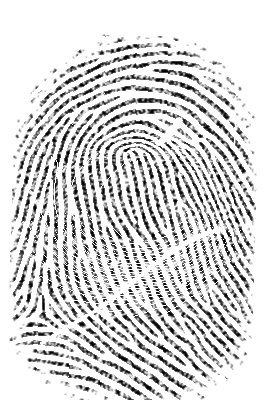
#> input picture train/1.jpg, 275 x 400 px, found by its file name
$ jupyter execute --allow-errors sample.ipynb   (older library calls are emulated)
#> lines starting #> are read from the running program, lines starting #| are printed output that depends on the picture; after the words box and inside, x2 and y2 are one past the last pixel; in counts of white or black regions, pixels touching at a corner belong together
#> in main, img is the input picture: shape (400, 275); min 0, max 255, mean 215.3
### enhance/ridge_segment.py
# -*- coding: utf-8 -*-
"""
Created on Mon Apr 18 23:04:30 2016

@author: utkarsh
"""


# RIDGESEGMENT - Normalises fingerprint image and segments ridge region
#
# Function identifies ridge regions of a fingerprint image and returns a
# mask identifying this region.  It also normalises the intesity values of
# the image so that the ridge regions have zero mean, unit standard
# deviation.
#
# This function breaks the image up into blocks of size blksze x blksze and
# evaluates the standard deviation in each region.  If the standard
# deviation is above the threshold it is deemed part of the fingerprint.
# Note that the image is normalised to have zero mean, unit standard
# deviation prior to performing this process so that the threshold you
# specify is relative to a unit standard deviation.
#
# Usage:   [normim, mask, maskind] = ridgesegment(im, blksze, thresh)
#
# Arguments:   im     - Fingerprint image to be segmented.
#              blksze - Block size over which the the standard
#                       deviation is determined (try a value of 16).
#              thresh - Threshold of standard deviation to decide if a
#                       block is a ridge region (Try a value 0.1 - 0.2)
#
# Returns:     normim - Image where the ridge regions are renormalised to
#                       have zero mean, unit standard deviation.
#              mask   - Mask indicating ridge-like regions of the image,
#                       0 for non ridge regions, 1 for ridge regions.
#              maskind - Vector of indices of locations within the mask.
#
# Suggested values for a 500dpi fingerprint image:
#
#   [normim, mask, maskind] = ridgesegment(im, 16, 0.1)
#
# See also: RIDGEORIENT, RIDGEFREQ, RIDGEFILTER

### REFERENCES

# Peter Kovesi
# School of Computer Science & Software Engineering
# The University of Western Australia
# pk at csse uwa edu au
# http://www.csse.uwa.edu.au/~pk


import numpy as np
import cv2

def normalise(img,mean,std):
    normed = (img - np.mean(img))/(np.std(img));
    return(normed)

def ridge_segment(im,blksze,thresh):

#> called with blksze = 16, thresh = 0.1
    rows, cols = im.shape

    im = normalise(im,0,1)    # normalise to get zero mean and unit standard deviation


    new_rows =  np.int(blksze * np.ceil((np.float(rows))/(np.float(blksze))))
    new_cols =  np.int(blksze * np.ceil((np.float(cols))/(np.float(blksze))))

    padded_img = np.zeros((new_rows,new_cols));
    stddevim = np.zeros((new_rows,new_cols));

    padded_img[0:rows][:,0:cols] = im;

    for i in range(0,new_rows,blksze):
        for j in range(0,new_cols,blksze):
            block = padded_img[i:i+blksze][:,j:j+blksze];

            stddevim[i:i+blksze][:,j:j+blksze] = np.std(block)*np.ones(block.shape)
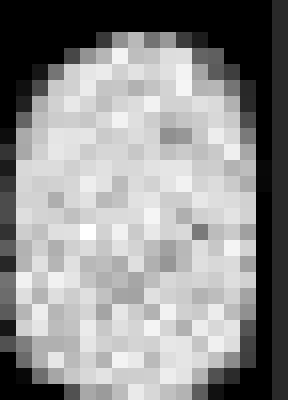
#> stddevim: shape (400, 288) float64; min 0, max 1.36, mean 0.765; drawn with min black and max white

    stddevim = stddevim[0:rows][:,0:cols]
#> stddevim: shape (400, 275) float64

    mask = stddevim > thresh;
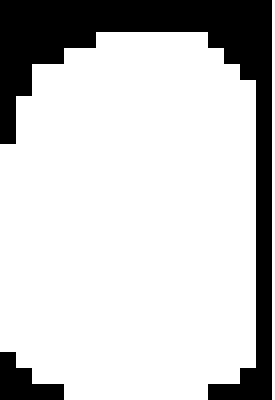
#> mask: shape (400, 275) bool; 78.8% white; 2 black regions, box (x1, y1, x2, y2) and area: (0, 0, 272, 400) 21504, (0, 352, 64, 400) 1792

    mean_val = np.mean(im[mask]);
#> mean_val = -0.151

    std_val = np.std(im[mask]);
#> std_val = 1.08

    normim = (im - mean_val)/(std_val);

    return(normim,mask)

### enhance/ridge_orient.py
# -*- coding: utf-8 -*-
"""
Created on Tue Apr 19 11:31:54 2016

@author: utkarsh
"""


# RIDGEORIENT - Estimates the local orientation of ridges in a fingerprint
#
# Usage:  [orientim, reliability, coherence] = ridgeorientation(im, gradientsigma,...
#                                             blocksigma, ...
#                                             orientsmoothsigma)
#
# Arguments:  im                - A normalised input image.
#             gradientsigma     - Sigma of the derivative of Gaussian
#                                 used to compute image gradients.
#             blocksigma        - Sigma of the Gaussian weighting used to
#                                 sum the gradient moments.
#             orientsmoothsigma - Sigma of the Gaussian used to smooth
#                                 the final orientation vector field.
#                                 Optional: if ommitted it defaults to 0
#
# Returns:    orientim          - The orientation image in radians.
#                                 Orientation values are +ve clockwise
#                                 and give the direction *along* the
#                                 ridges.
#             reliability       - Measure of the reliability of the
#                                 orientation measure.  This is a value
#                                 between 0 and 1. I think a value above
#                                 about 0.5 can be considered 'reliable'.
#                                 reliability = 1 - Imin./(Imax+.001);
#             coherence         - A measure of the degree to which the local
#                                 area is oriented.
#                                 coherence = ((Imax-Imin)./(Imax+Imin)).^2;
#
# With a fingerprint image at a 'standard' resolution of 500dpi suggested
# parameter values might be:
#
#    [orientim, reliability] = ridgeorient(im, 1, 3, 3);
#
# See also: RIDGESEGMENT, RIDGEFREQ, RIDGEFILTER

### REFERENCES

# May 2003      Original version by Raymond Thai,
# January 2005  Reworked by Peter Kovesi
# October 2011  Added coherence computation and orientsmoothsigma made optional
#
# School of Computer Science & Software Engineering
# The University of Western Australia
# pk at csse uwa edu au
# http://www.csse.uwa.edu.au/~pk


import numpy as np;
import cv2;
from scipy import ndimage;
from scipy import signal

def ridge_orient(im, gradientsigma, blocksigma, orientsmoothsigma):
#> called with gradientsigma = 1, blocksigma = 7, orientsmoothsigma = 7
    rows,cols = im.shape;
#> rows = 400; cols = 275
    #Calculate image gradients.
    sze = np.fix(6*gradientsigma);
    if np.remainder(sze,2) == 0:
        sze = sze+1;

    gauss = cv2.getGaussianKernel(np.int(sze),gradientsigma);
    f = gauss * gauss.T;

    fy,fx = np.gradient(f);     #Gradient of Gaussian

    #Gx = ndimage.convolve(np.double(im),fx);
    #Gy = ndimage.convolve(np.double(im),fy);

    Gx = signal.convolve2d(im,fx,mode='same');
    Gy = signal.convolve2d(im,fy,mode='same');
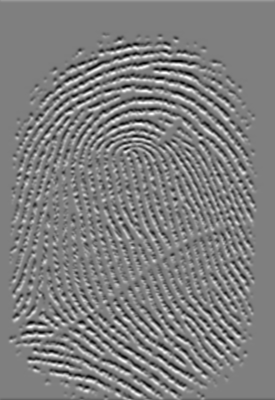
#> Gy: shape (400, 275) float64; min -1.09, max 1.09, mean -0.000231; drawn with min black and max white

    Gxx = np.power(Gx,2);
    Gyy = np.power(Gy,2);
    Gxy = Gx*Gy;

    #Now smooth the covariance data to perform a weighted summation of the data.

    sze = np.fix(6*blocksigma);

    gauss = cv2.getGaussianKernel(np.int(sze),blocksigma);
    f = gauss * gauss.T;

    Gxx = ndimage.convolve(Gxx,f);
    Gyy = ndimage.convolve(Gyy,f);
    Gxy = 2*ndimage.convolve(Gxy,f);
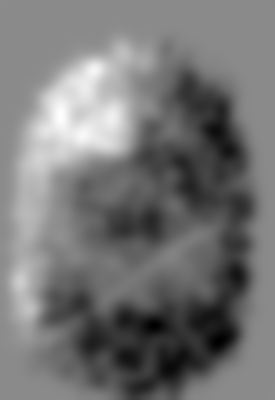
#> Gxy: shape (400, 275) float64; min -0.341, max 0.286, mean -0.051; drawn with min black and max white

    # Analytic solution of principal direction
    denom = np.sqrt(np.power(Gxy,2) + np.power((Gxx - Gyy),2)) + np.finfo(float).eps;
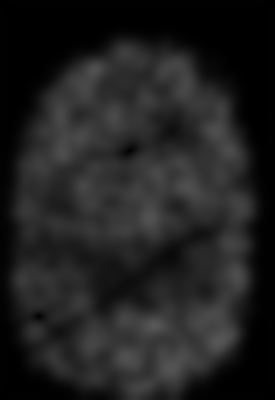
#> denom: shape (400, 275) float64; min 2.22e-16, max 0.342, mean 0.128

    sin2theta = Gxy/denom;            # Sine and cosine of doubled angles
    cos2theta = (Gxx-Gyy)/denom;


    if orientsmoothsigma:
        sze = np.fix(6*orientsmoothsigma);
        if np.remainder(sze,2) == 0:
            sze = sze+1;
        gauss = cv2.getGaussianKernel(np.int(sze),orientsmoothsigma);
        f = gauss * gauss.T;
        cos2theta = ndimage.convolve(cos2theta,f); # Smoothed sine and cosine of
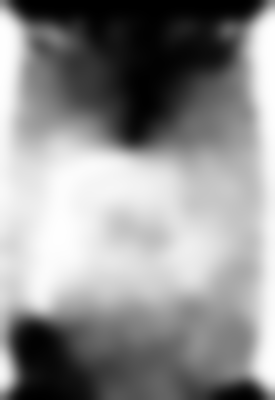
#> cos2theta: shape (400, 275) float64; min -1, max 1, mean 0.124; drawn with min black and max white
        sin2theta = ndimage.convolve(sin2theta,f); # doubled angles
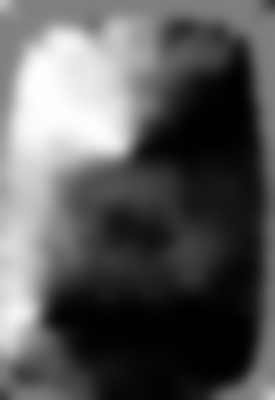
#> sin2theta: shape (400, 275) float64; min -1, max 0.997, mean -0.293; drawn with min black and max white

    orientim = np.pi/2 + np.arctan2(sin2theta,cos2theta)/2;
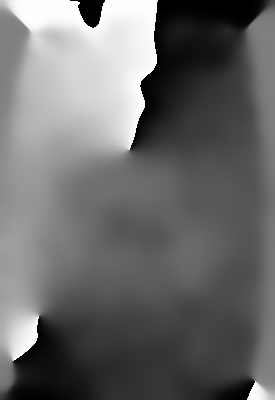
#> orientim: shape (400, 275) float64; min 2.9e-08, max 3.14, mean 1.32; drawn with min black and max white
    return(orientim);

### enhance/ridge_freq.py
# -*- coding: utf-8 -*-
"""
Created on Tue Apr 19 12:14:49 2016

@author: utkarsh
"""


# RIDGEFREQ - Calculates a ridge frequency image
#
# Function to estimate the fingerprint ridge frequency across a
# fingerprint image. This is done by considering blocks of the image and
# determining a ridgecount within each block by a call to FREQEST.
#
# Usage:
#  [freqim, medianfreq] =  ridgefreq(im, mask, orientim, blksze, windsze, ...
#                                    minWaveLength, maxWaveLength)
#
# Arguments:
#         im       - Image to be processed.
#         mask     - Mask defining ridge regions (obtained from RIDGESEGMENT)
#         orientim - Ridge orientation image (obtained from RIDGORIENT)
#         blksze   - Size of image block to use (say 32)
#         windsze  - Window length used to identify peaks. This should be
#                    an odd integer, say 3 or 5.
#         minWaveLength,  maxWaveLength - Minimum and maximum ridge
#                     wavelengths, in pixels, considered acceptable.
#
# Returns:
#         freqim     - An image  the same size as im with  values set to
#                      the estimated ridge spatial frequency within each
#                      image block.  If a  ridge frequency cannot be
#                      found within a block, or cannot be found within the
#                      limits set by min and max Wavlength freqim is set
#                      to zeros within that block.
#         medianfreq - Median frequency value evaluated over all the
#                      valid regions of the image.
#
# Suggested parameters for a 500dpi fingerprint image
#   [freqim, medianfreq] = ridgefreq(im,orientim, 32, 5, 5, 15);
#

# See also: RIDGEORIENT, FREQEST, RIDGESEGMENT

# Reference:
# Hong, L., Wan, Y., and Jain, A. K. Fingerprint image enhancement:
# Algorithm and performance evaluation. IEEE Transactions on Pattern
# Analysis and Machine Intelligence 20, 8 (1998), 777 789.

### REFERENCES

# Peter Kovesi
# School of Computer Science & Software Engineering
# The University of Western Australia
# pk at csse uwa edu au
# http://www.csse.uwa.edu.au/~pk


import numpy as np
#import math
#import scipy.ndimage
from enhance import frequest

def ridge_freq(im, mask, orient, blksze, windsze,minWaveLength, maxWaveLength):
#> called with blksze = 38, windsze = 5, minWaveLength = 5, maxWaveLength = 15
    rows,cols = im.shape;
#> rows = 400; cols = 275
    freq = np.zeros((rows,cols));

    for r in range(0,rows-blksze,blksze):
        for c in range(0,cols-blksze,blksze):
            blkim = im[r:r+blksze][:,c:c+blksze];
            blkor = orient[r:r+blksze][:,c:c+blksze];


            freq[r:r+blksze][:,c:c+blksze] = frequest.frequest(blkim,blkor,windsze,minWaveLength,maxWaveLength);
#> this loop made 10 passes
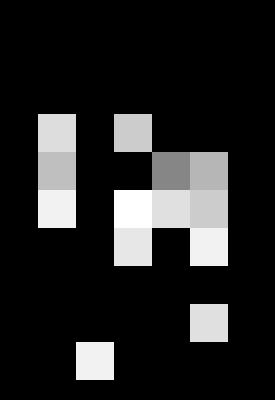
#> freq: shape (400, 275) float64; min 0, max 0.2, mean 0.0289; drawn with min black and max white

    freq = freq*mask;
    freq_1d = np.reshape(freq,(1,rows*cols));
    ind = np.where(freq_1d>0);

    ind = np.array(ind);
    ind = ind[1,:];

    non_zero_elems_in_freq = freq_1d[0][ind];

    meanfreq = np.mean(non_zero_elems_in_freq);
    medianfreq = np.median(non_zero_elems_in_freq);         # does not work properly
    return(freq,meanfreq)

### enhance/frequest.py
# -*- coding: utf-8 -*-
"""
Created on Fri Apr 22 02:51:53 2016

@author: utkarsh
"""


# FREQEST - Estimate fingerprint ridge frequency within image block
#
# Function to estimate the fingerprint ridge frequency within a small block
# of a fingerprint image.  This function is used by RIDGEFREQ
#
# Usage:
#  freqim =  freqest(im, orientim, windsze, minWaveLength, maxWaveLength)
#
# Arguments:
#         im       - Image block to be processed.
#         orientim - Ridge orientation image of image block.
#         windsze  - Window length used to identify peaks. This should be
#                    an odd integer, say 3 or 5.
#         minWaveLength,  maxWaveLength - Minimum and maximum ridge
#                     wavelengths, in pixels, considered acceptable.
#
# Returns:
#         freqim    - An image block the same size as im with all values
#                     set to the estimated ridge spatial frequency.  If a
#                     ridge frequency cannot be found, or cannot be found
#                     within the limits set by min and max Wavlength
#                     freqim is set to zeros.
#
# Suggested parameters for a 500dpi fingerprint image
#   freqim = freqest(im,orientim, 5, 5, 15);
#
# See also:  RIDGEFREQ, RIDGEORIENT, RIDGESEGMENT

### REFERENCES

# Peter Kovesi
# School of Computer Science & Software Engineering
# The University of Western Australia
# pk at csse uwa edu au
# http://www.csse.uwa.edu.au/~pk


import numpy as np
import math
import scipy.ndimage
#import cv2
def frequest(im,orientim,windsze,minWaveLength,maxWaveLength):
    rows,cols = np.shape(im);

    # Find mean orientation within the block. This is done by averaging the
    # sines and cosines of the doubled angles before reconstructing the
    # angle again.  This avoids wraparound problems at the origin.


    cosorient = np.mean(np.cos(2*orientim));
    sinorient = np.mean(np.sin(2*orientim));
    orient = math.atan2(sinorient,cosorient)/2;

    # Rotate the image block so that the ridges are vertical

    #ROT_mat = cv2.getRotationMatrix2D((cols/2,rows/2),orient/np.pi*180 + 90,1)
    #rotim = cv2.warpAffine(im,ROT_mat,(cols,rows))
    rotim = scipy.ndimage.rotate(im,orient/np.pi*180 + 90,axes=(1,0),reshape = False,order = 3,mode = 'nearest');

    # Now crop the image so that the rotated image does not contain any
    # invalid regions.  This prevents the projection down the columns
    # from being mucked up.

    cropsze = int(np.fix(rows/np.sqrt(2)));
    offset = int(np.fix((rows-cropsze)/2));
    rotim = rotim[offset:offset+cropsze][:,offset:offset+cropsze];

    # Sum down the columns to get a projection of the grey values down
    # the ridges.

    proj = np.sum(rotim,axis = 0);
    dilation = scipy.ndimage.grey_dilation(proj, windsze,structure=np.ones(windsze));

    temp = np.abs(dilation - proj);

    peak_thresh = 2;

    maxpts = (temp<peak_thresh) & (proj > np.mean(proj));
    maxind = np.where(maxpts);

    rows_maxind,cols_maxind = np.shape(maxind);

    # Determine the spatial frequency of the ridges by divinding the
    # distance between the 1st and last peaks by the (No of peaks-1). If no
    # peaks are detected, or the wavelength is outside the allowed bounds,
    # the frequency image is set to 0

    if(cols_maxind<2):
        freqim = np.zeros(im.shape);
    else:
        NoOfPeaks = cols_maxind;
        waveLength = (maxind[0][cols_maxind-1] - maxind[0][0])/(NoOfPeaks - 1);
        if waveLength>=minWaveLength and waveLength<=maxWaveLength:
            freqim = 1/np.double(waveLength) * np.ones(im.shape);
        else:
            freqim = np.zeros(im.shape);

    return(freqim);


### enhance/image_enhance.py
# -*- coding: utf-8 -*-
"""
Created on Mon Apr 18 22:50:30 2016

@author: utkarsh
"""
from enhance import ridge_segment
from enhance import ridge_orient
from enhance import ridge_freq
from enhance import ridge_filter

def image_enhance(img):
    blksze = 16;
    thresh = 0.1;
    normim,mask = ridge_segment.ridge_segment(img,blksze,thresh);             # normalise the image and find a ROI


    gradientsigma = 1
    blocksigma = 7
    orientsmoothsigma = 7
    orientim = ridge_orient.ridge_orient(normim, gradientsigma, blocksigma, orientsmoothsigma)             # find orientation of every pixel


    blksze = 38
    windsze = 5
    minWaveLength = 5
    maxWaveLength = 15
    freq,medfreq = ridge_freq.ridge_freq(normim, mask, orientim, blksze, windsze, minWaveLength,maxWaveLength);    #find the overall frequency of ridges


    freq = medfreq*mask;
    kx = 0.65;ky = 0.65;
    newim = ridge_filter.ridge_filter(normim, orientim, freq, kx, ky);       # create gabor filter and do the actual filtering


    #th, bin_im = cv2.threshold(np.uint8(newim),0,255,cv2.THRESH_BINARY);
    return(newim < -3)

### enhance/ridge_filter.py
# -*- coding: utf-8 -*-
"""
Created on Fri Apr 22 03:15:03 2016

@author: utkarsh
"""


# RIDGEFILTER - enhances fingerprint image via oriented filters
#
# Function to enhance fingerprint image via oriented filters
#
# Usage:
#  newim =  ridgefilter(im, orientim, freqim, kx, ky, showfilter)
#
# Arguments:
#         im       - Image to be processed.
#         orientim - Ridge orientation image, obtained from RIDGEORIENT.
#         freqim   - Ridge frequency image, obtained from RIDGEFREQ.
#         kx, ky   - Scale factors specifying the filter sigma relative
#                    to the wavelength of the filter.  This is done so
#                    that the shapes of the filters are invariant to the
#                    scale.  kx controls the sigma in the x direction
#                    which is along the filter, and hence controls the
#                    bandwidth of the filter.  ky controls the sigma
#                    across the filter and hence controls the
#                    orientational selectivity of the filter. A value of
#                    0.5 for both kx and ky is a good starting point.
#         showfilter - An optional flag 0/1.  When set an image of the
#                      largest scale filter is displayed for inspection.
#
# Returns:
#         newim    - The enhanced image
#
# See also: RIDGEORIENT, RIDGEFREQ, RIDGESEGMENT

# Reference:
# Hong, L., Wan, Y., and Jain, A. K. Fingerprint image enhancement:
# Algorithm and performance evaluation. IEEE Transactions on Pattern
# Analysis and Machine Intelligence 20, 8 (1998), 777 789.

### REFERENCES

# Peter Kovesi
# School of Computer Science & Software Engineering
# The University of Western Australia
# pk at csse uwa edu au
# http://www.csse.uwa.edu.au/~pk


import numpy as np
import scipy;
def ridge_filter(im, orient, freq, kx, ky):
#> called with kx = 0.65, ky = 0.65
    angleInc = 3;
    im = np.double(im);
    rows,cols = im.shape;
    newim = np.zeros((rows,cols));

    freq_1d = np.reshape(freq,(1,rows*cols));
    ind = np.where(freq_1d>0);

    ind = np.array(ind);
    ind = ind[1,:];

    # Round the array of frequencies to the nearest 0.01 to reduce the
    # number of distinct frequencies we have to deal with.

    non_zero_elems_in_freq = freq_1d[0][ind];
    non_zero_elems_in_freq = np.double(np.round((non_zero_elems_in_freq*100)))/100;

    unfreq = np.unique(non_zero_elems_in_freq);

    # Generate filters corresponding to these distinct frequencies and
    # orientations in 'angleInc' increments.

    sigmax = 1/unfreq[0]*kx;
    sigmay = 1/unfreq[0]*ky;

    sze = np.round(3*np.max([sigmax,sigmay]));

    x,y = np.meshgrid(np.linspace(-sze,sze,(2*sze + 1)),np.linspace(-sze,sze,(2*sze + 1)));

    reffilter = np.exp(-(( (np.power(x,2))/(sigmax*sigmax) + (np.power(y,2))/(sigmay*sigmay)))) * np.cos(2*np.pi*unfreq[0]*x); # this is the original gabor filter

    filt_rows, filt_cols = reffilter.shape;

    gabor_filter = np.array(np.zeros((180//angleInc,filt_rows,filt_cols)));

    for o in range(0,180//angleInc):

        # Generate rotated versions of the filter.  Note orientation
        # image provides orientation *along* the ridges, hence +90
        # degrees, and imrotate requires angles +ve anticlockwise, hence
        # the minus sign.

        rot_filt = scipy.ndimage.rotate(reffilter,-(o*angleInc + 90),reshape = False);
        gabor_filter[o] = rot_filt;
#> this loop made 60 passes
#> pass 1, in ridge_filter, `rot_filt = scipy.ndimage.rotate(reffilter,-(o*angleInc + 90),reshape =..`:
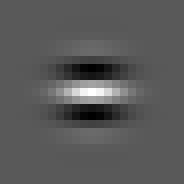
#> rot_filt: shape (23, 23) float64 (shown 8 times larger); min -0.539, max 1, mean 0.00134; drawn with min black and max white

    # Find indices of matrix points greater than maxsze from the image
    # boundary

    maxsze = int(sze);

    temp = freq>0;
    validr,validc = np.where(temp)

    temp1 = validr>maxsze;
    temp2 = validr<rows - maxsze;
    temp3 = validc>maxsze;
    temp4 = validc<cols - maxsze;

    final_temp = temp1 & temp2 & temp3 & temp4;

    finalind = np.where(final_temp);

    # Convert orientation matrix values from radians to an index value
    # that corresponds to round(degrees/angleInc)

    maxorientindex = np.round(180/angleInc);
    orientindex = np.round(orient/np.pi*180/angleInc);

    #do the filtering

    for i in range(0,rows):
        for j in range(0,cols):
            if(orientindex[i][j] < 1):
                orientindex[i][j] = orientindex[i][j] + maxorientindex;
            if(orientindex[i][j] > maxorientindex):
                orientindex[i][j] = orientindex[i][j] - maxorientindex;
#> (the rest of the program and of its run is left out)
